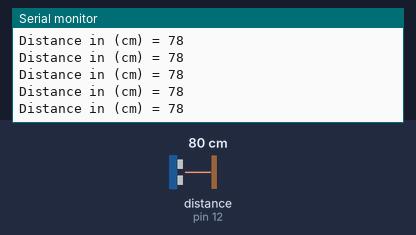
Bench run of a sketch on a simulated Arduino Uno, built with avr-gcc and run on an emulated ATmega328P. Shown: the last lines printed to the serial monitor. Wiring (inferred from the names in the program): ultrasonic range finder: trigger pin 11; echo pin 12. The inputs (shaded band) are chosen by the test bench; at power-on: distance to the obstacle (sensor on pin 12) 80 cm. The echo pulse lasts 58.3 µs per cm.

Above: at 1.2 s.
1.3 s: distance to the obstacle (sensor on pin 12) set to 2 cm
At 2.2 s:
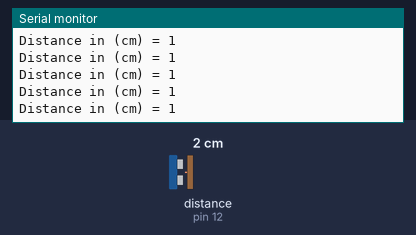
4.3 s: distance to the obstacle (sensor on pin 12) set to 18 cm
At 5.4 s:
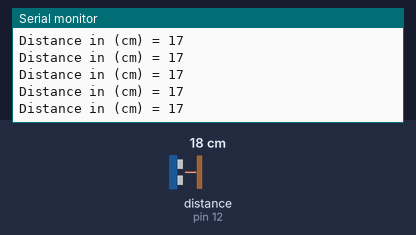
7.3 s: distance to the obstacle (sensor on pin 12) set to 4 cm
At 8.0 s:
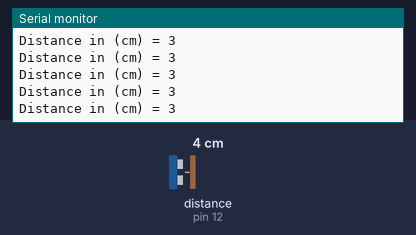
10.3 s: distance to the obstacle (sensor on pin 12) set to 35 cm
At 11.0 s:
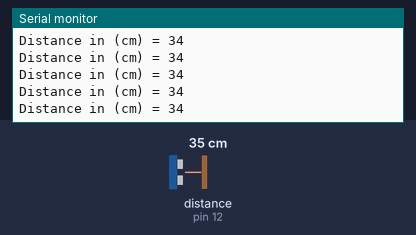
13.3 s: distance to the obstacle (sensor on pin 12) set to 9 cm
At 13.8 s:
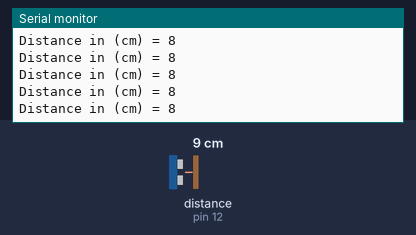
16.3 s: distance to the obstacle (sensor on pin 12) set to 60 cm
At 17.4 s:
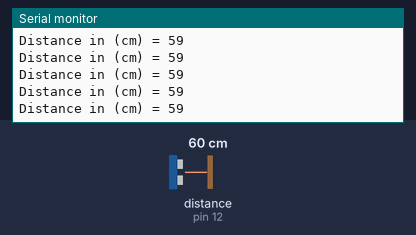
Timing chart, 0 to 19.3 s (numbered marks = the images above; inputs shaded):
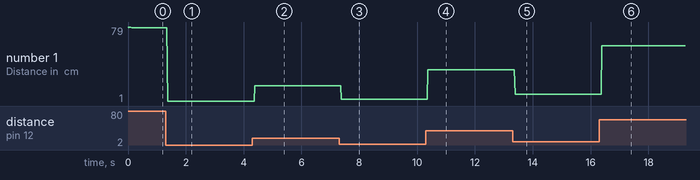

Measured:
- after the input at 1.3 s, the serial monitor: prints a new line after 0.07 s (image 1)
- after the input at 4.3 s, the serial monitor: prints a new line after 0.09 s (image 2)
- after the input at 7.3 s, the serial monitor: prints a new line after 0.08 s (image 3)
- after the input at 10.3 s, the serial monitor: prints a new line after 0.08 s (image 4)
- after the input at 13.3 s, the serial monitor: prints a new line after 0.09 s (image 5)
- after the input at 16.3 s, the serial monitor: prints a new line after 0.09 s (image 6)
- plotted number 1: 78 → 1 after the input at 1.3 s, 1 → 17 after the input at 4.3 s, 17 → 3 after the input at 7.3 s, 3 → 34 after the input at 10.3 s, 34 → 8 after the input at 13.3 s

The sketch:

distance_measurements_on_serial_monitor.ino
```cpp
//Hitec ELECTRONICS
const int trigPin = 11;
const int echoPin = 12;
// defines variables
long duration;
int distance;
void setup() {
pinMode(trigPin, OUTPUT); // Sets the trigPin as an Output
pinMode(echoPin, INPUT); // Sets the echoPin as an Input
Serial.begin(9600); // Starts the serial communication
}
void loop() {
// Clears the trigPin
digitalWrite(trigPin, LOW);
delayMicroseconds(2);
// Sets the trigPin on HIGH state for 10 micro seconds
digitalWrite(trigPin, HIGH);
delayMicroseconds(10);
digitalWrite(trigPin, LOW);
// Reads the echoPin, returns the sound wave travel time in microseconds
duration = pulseIn(echoPin, HIGH);
// Calculating the distance
distance= duration*0.034/2;
// Prints the distance on the Serial Monitor
Serial.print("Distance in (cm) = ");
Serial.println(distance);
}
```
